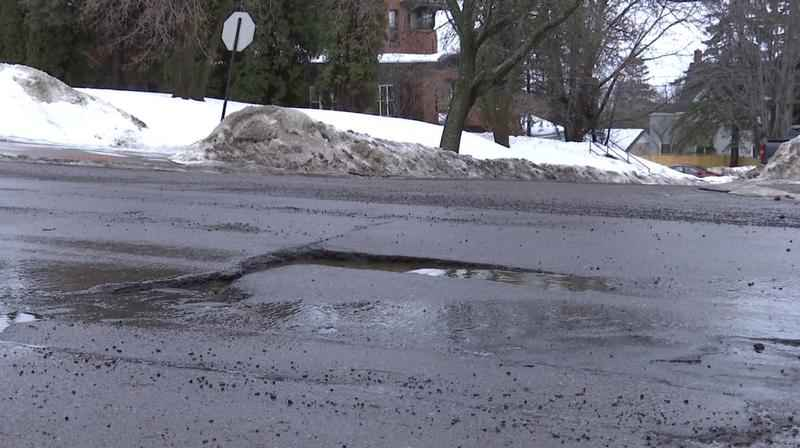
#> input picture dataset_sumber_asli/lubang/117.jpg, 800 x 448 px; its folder holds only this picture in this run
$ python -i seg_core.py   (imports and definitions only)   (older library calls are emulated)
#> lines starting #> are read from the running program, lines starting #| are printed output that depends on the picture
### scripts/bkpm.py
"""bkpm.py - padanan fungsi MATLAB pada modul BKPM Workshop Pengolahan Citra dan Vision
dalam Python (OpenCV + NumPy). Semua tahap pipeline hanya memakai fungsi di sini,
sehingga setiap langkah bisa ditelusuri ke Acara BKPM-nya.

  Acara 5-8   operasi dasar      : rgb2gray, flip, crop (ROI), operasi Boolean AND/OR
  Acara 9-12  image enhancement  : brightness (F+k), imadjust (contrast stretching), histeq
  Acara 13-14 konvolusi          : kernel garis (blur gerak), filter linear
  Acara 15    segmentasi ROI     : crop ROI (kotak / elips)
  Acara 16    background removal : ambang pada kanal RGB / HSV / L*a*b* (Color Thresholder)
  Acara 17    citra biner        : ambang global (T tetap), Otsu (graythresh)
  Acara 18-20 morfologi          : strel, imerode, imdilate, imopen, imclose, imfill
  Acara 22-23 fitur bentuk       : bwlabeln 8-tetangga, area, perimeter, bentuk, circularity
  Acara 25-28 filtering          : medfilt2, imgaussfilt
  Acara 29-32 deteksi tepi       : Sobel (skor kecocokan batas), Canny (kandidat tepi_isi/tekstur)

Catatan: Acara 30 (Prewitt) dan Acara 32 (Roberts) sempat diimplementasikan di modul ini tapi
tidak pernah dipanggil oleh pipeline manapun (seg_core.py hanya memakai Sobel dan Canny), jadi
keduanya dihapus supaya dokumentasi ini sesuai dengan kode yang benar-benar jalan.
"""
import math

import cv2
import numpy as np


# ======================================================================
# Acara 5-6: konversi warna
# ======================================================================
def rgb2gray(bgr):
    return cv2.cvtColor(bgr, cv2.COLOR_BGR2GRAY)


def kanal_warna(bgr):
    """Kanal yang tersedia di Color Thresholder (Acara 16): R G B, S V (HSV), L* a* b* (CIELab).

    Kanal H tidak dipakai untuk pemilihan otomatis karena sifatnya melingkar (merah ada di 0 dan 179)
    sehingga ambang tunggal tidak bermakna. Semua kanal berskala 0-255 (uint8).
    """
    hsv = cv2.cvtColor(bgr, cv2.COLOR_BGR2HSV)
    lab = cv2.cvtColor(bgr, cv2.COLOR_BGR2LAB)
    b, g, r = cv2.split(bgr)
    return {"R": r, "G": g, "B": b, "S": hsv[..., 1], "V": hsv[..., 2],
            "L": lab[..., 0], "a": lab[..., 1], "b": lab[..., 2]}


# ======================================================================
# Acara 9-12: image enhancement
# ======================================================================
def brightness(img, k):
    """F_o = F_i + k (Acara 11)."""
    return cv2.convertScaleAbs(img, alpha=1.0, beta=k)


def imadjust(gray, p_bawah=1.0, p_atas=99.0):
    """Contrast stretching: perlebar sebaran nilai keabuan ke 0-255 (Acara 11)."""
    lo, hi = np.percentile(gray, [p_bawah, p_atas])
    if hi - lo < 1:
        return gray.copy()
    out = (gray.astype(np.float32) - lo) * (255.0 / (hi - lo))
    return np.clip(out, 0, 255).astype(np.uint8)


def histeq(gray):
    """Histogram equalization (Acara 12)."""
    return cv2.equalizeHist(gray)


def enhance_warna(bgr, metode="imadjust"):
    """Terapkan imadjust / histeq pada kecerahan (kanal L*) agar warna tidak bergeser."""
    lab = cv2.cvtColor(bgr, cv2.COLOR_BGR2LAB)
    L = lab[..., 0]
    lab[..., 0] = imadjust(L) if metode == "imadjust" else histeq(L)
    return cv2.cvtColor(lab, cv2.COLOR_LAB2BGR)


# ======================================================================
# Acara 25-28: filtering
# ======================================================================
def medfilt2(img, k=3):
    return cv2.medianBlur(img, k)


def imgaussfilt(img, sigma=1.0):
    """Ukuran jendela mengikuti MATLAB: 2*ceil(2*sigma)+1."""
    k = int(2 * math.ceil(2 * sigma) + 1)
    return cv2.GaussianBlur(img, (k, k), sigma)


# ======================================================================
# Acara 13-14: konvolusi
# ======================================================================
# [10 lines left out: function kernel_gerak, not called in this run]


def konvolusi(img, kernel):
    return cv2.filter2D(img, -1, kernel, borderType=cv2.BORDER_REFLECT)


# ======================================================================
# Acara 17: citra biner
# ======================================================================
def graythresh(gray):
    """Ambang Otsu (0-255) dari citra uint8 atau larik 1-D uint8."""
    g = np.asarray(gray, np.uint8).reshape(-1, 1)
    if g.size < 2 or g.min() == g.max():
        return int(g.min()) if g.size else 128
    t, _ = cv2.threshold(g, 0, 255, cv2.THRESH_BINARY + cv2.THRESH_OTSU)
    return int(t)


# [38 lines left out: functions otsu_float, ambang_lokal, strel, not called in this run]


def _u8(bw):
    return (np.asarray(bw) > 0).astype(np.uint8)


def imerode(bw, se):
    return cv2.erode(_u8(bw), se) > 0


def imdilate(bw, se):
    return cv2.dilate(_u8(bw), se) > 0


def imopen(bw, se):
    """Opening = erosi lalu dilasi: membuang objek kecil/kurus, menghaluskan batas (Acara 19)."""
    return cv2.morphologyEx(_u8(bw), cv2.MORPH_OPEN, se) > 0


def imclose(bw, se):
    """Closing = dilasi lalu erosi: menutup lubang kecil, menyatukan objek berdekatan (Acara 19)."""
    return cv2.morphologyEx(_u8(bw), cv2.MORPH_CLOSE, se) > 0


# [8 lines left out: function imfill, not called in this run]


# ======================================================================
# Operasi Boolean (Acara 8)
# ======================================================================
def bw_and(a, b):
    return np.logical_and(a, b)


def bw_or(a, b):
    return np.logical_or(a, b)


# ======================================================================
# Acara 29, 31: deteksi tepi (hanya metode yang benar-benar dipakai pipeline)
# ======================================================================
def gradien(gray):
    """Besar gradien (float32) dengan operator Sobel (Acara 29). Dipakai di seg_core.py untuk
    skor kecocokan batas (s_fit), bukan untuk membuat mask."""
    g = gray.astype(np.float32)
    gx = cv2.Sobel(g, cv2.CV_32F, 1, 0, ksize=3)
    gy = cv2.Sobel(g, cv2.CV_32F, 0, 1, ksize=3)
    return cv2.magnitude(gx, gy)


def edge(gray):
    """Peta tepi biner Canny (Acara 31): ambang atas = ambang Otsu citra, ambang bawah = setengahnya.
    Dipakai di seg_core.py sebagai dasar kandidat mask tepi_isi/tekstur/hijau_tekstur."""
    hi = max(20, graythresh(gray))
    return cv2.Canny(gray, 0.5 * hi, hi) > 0


# ======================================================================
# Acara 22-23: pelabelan komponen dan fitur bentuk
# ======================================================================
# [13 lines left out: functions bwlabeln, perimeter_batas, not called in this run]


# arah kode rantai 8-tetangga: 0 timur, berlawanan arah jarum jam (Acara 22, Gambar 35a)
ARAH_RANTAI = {(1, 0): 0, (1, -1): 1, (0, -1): 2, (-1, -1): 3, (-1, 0): 4, (-1, 1): 5, (0, 1): 6, (1, 1): 7}


# [18 lines left out: functions kode_rantai, keliling_rantai, not called in this run]


def faktor_bentuk(area, perimeter):
    """bentuk = perimeter^2 / area (Acara 22-23)."""
    return perimeter ** 2 / area if area > 0 else float("nan")


def circularity(area, perimeter):
    """C = 4*pi*area / perimeter^2 (Acara 23); 1 = lingkaran."""
    return 4 * math.pi * area / perimeter ** 2 if perimeter > 0 else float("nan")

### scripts/seg_profil.py
"""seg_profil.py - profil segmentasi tiap kelas.

Satu profil = daftar kandidat yang dicoba + pengetahuan awal (prior) tentang objek: luas relatif,
rasio tinggi/lebar, circularity, dan posisi. Semua angka dipakai hanya untuk MEMBERI SKOR kandidat
(seg_core.skor_kandidat), bukan untuk memaksa hasil. Mengubah profil tidak perlu menyentuh kode inti.

ambang_cek : skor minimal agar hasil dianggap layak (status ok). Dikalibrasi dengan memeriksa overlay yang
             diurutkan menurut skor pada dataset ini; di bawah ambang = perlu_cek (lihat 02b_koreksi_roi.py).

Cara membaca trapesium (a, b, c, d): nilai < a atau > d mendapat skor 0, nilai di b..c mendapat
skor penuh, di antaranya naik/turun linear.

  luas      : luas semua objek / luas gambar
  rasio_tw  : tinggi / lebar kotak pembatas satu objek (orang tinggi >1, mobil lebar <1)
  circ      : circularity = 4*pi*A/P^2 (Acara 23); objek berbatas rumit mendapat nilai kecil
  pusat     : titik acuan posisi titik berat (x, y) relatif; skor turun bila jauh dari titik ini
"""

DASAR = {
    # morfologi (pecahan dari sisi terpendek gambar)
    "buka": 0.010, "tutup": 0.020,
    "min_luas": 0.010,          # komponen < 1% luas gambar (dan < 100 px) dibuang
    "min_rel": 0.10,            # komponen < 10% komponen terbesar dibuang
    "maks_objek": 6,
    # prior
    "luas": (0.02, 0.06, 0.60, 0.95),
    "rasio_tw": (0.3, 0.6, 2.0, 4.0),
    "circ": (0.03, 0.10, 0.90, 1.10),
    "pusat": (0.5, 0.5),
    "bobot": {"fit": 0.15, "sep": 0.35, "luas": 0.15, "pos": 0.05, "bentuk": 0.15, "sentuh": 0.15},
    "penalti_sentuh": True,
    "ambang_sentuh": 0.40,                  # sisi gambar dianggap "tersentuh" bila >40% panjangnya tertutup mask
    "tabel_sentuh": [1.0, 1.0, 0.85, 0.35, 0.0],   # skor untuk 0..4 sisi tersentuh
    "pos_skala": 0.70,                      # jarak titik berat dari titik acuan yang memberi skor 0
    "sep_ref": 1.5,                         # jarak warna/sebaran yang dianggap kontras penuh

    # ROI prior
    "pita": 0.06,                          # lebar pita tepi (latar) sebagai pecahan sisi pendek
    "roi_objek": (0.30, 0.25, 0.70, 0.80),  # kotak pusat yang diasumsikan berisi objek
    "roi_bentuk": "kotak",
    "roi_cadangan": (0.15, 0.10, 0.85, 0.95),
    "penalti_roi": 0.55,                   # skor ROI pusat dikalikan ini supaya hanya jadi cadangan
    # parameter kandidat
    "sigma_tekstur": 0.030, "tutup_tepi": 0.020,
    "ambang_cek": 0.50,
    "kandidat": ["latar_lab", "latar_baris", "latar_kolom", "kanal_terbaik", "kanal_terbaik2", "tepi_isi", "tekstur"],
    "gabung": True, "hull": False,
}


def _profil(**ubah):
    p = dict(DASAR)
    p.update(ubah)
    return p


PROFIL = {
    # Pohon: satu tajuk besar bertekstur, hijau, di tengah; latar langit (biru/putih/abu) dan rumput.
    "pohon": _profil(
        kandidat=["latar_lab", "latar_baris", "kanal_terbaik", "kanal_terbaik2", "tepi_isi", "tekstur", "hijau_tekstur"],
        buka=0.012, tutup=0.030, min_luas=0.03, min_rel=0.30, maks_objek=3,
        luas=(0.06, 0.18, 0.70, 0.97), rasio_tw=(0.35, 0.6, 1.8, 3.0), circ=(0.02, 0.08, 0.90, 1.10),
        pusat=(0.5, 0.5), roi_objek=(0.28, 0.22, 0.72, 0.75), roi_bentuk="elips",
        roi_cadangan=(0.10, 0.05, 0.90, 0.95),
        bobot={"fit": 0.10, "sep": 0.30, "luas": 0.15, "pos": 0.25, "bentuk": 0.10, "sentuh": 0.20, "dasar": 0.35},
        pos_skala=0.45,
        ambang_sentuh=0.30, tabel_sentuh=[1.0, 0.75, 0.40, 0.10, 0.0], ambang_cek=0.85,
    ),
    # Lubang jalan: area gelap/berbeda warna di aspal; bisa banyak; berbentuk gumpalan melebar.
    "lubang": _profil(
        kandidat=["gelap_lokal", "gelap_kecil", "air_cokelat", "gelap_atau_air", "selisih_aspal", "gelap_atau_selisih", "latar_lab", "tepi_isi"],
        buka=0.004, tutup=0.012, min_luas=0.002, min_rel=0.10, maks_objek=6,
        luas=(0.001, 0.004, 0.40, 0.80), rasio_tw=(0.12, 0.25, 1.4, 3.0), circ=(0.04, 0.15, 0.95, 1.10),
        pusat=(0.5, 0.65), roi_objek=(0.25, 0.40, 0.75, 0.95), roi_bentuk="elips",
        roi_cadangan=(0.20, 0.40, 0.80, 0.95), penalti_roi=0.5,
        bobot={"fit": 0.15, "sep": 0.35, "luas": 0.15, "pos": 0.05, "bentuk": 0.20, "sentuh": 0.10},
        gabung=False, zona_aspal=(0.0, 0.30, 1.0, 1.0), batasi_zona=True, blok_lokal=0.25, c_lokal=10, ambang_cek=0.80,
    ),
    # Orang: tegak (tinggi > lebar), pakaian beragam, sering berkelompok; latar ruang/pantai/putih.
    "orang": _profil(
        buka=0.012, tutup=0.020, min_luas=0.015, min_rel=0.12, maks_objek=6,
        luas=(0.03, 0.08, 0.55, 0.95), rasio_tw=(0.7, 1.4, 4.5, 8.0), circ=(0.02, 0.06, 0.45, 0.80),
        pusat=(0.5, 0.55), roi_objek=(0.30, 0.10, 0.70, 0.95), roi_cadangan=(0.20, 0.05, 0.80, 0.98),
        ambang_cek=0.84,
    ),
    # Motor: gabungan motor + pengendara/parkir, bentuk hampir kotak, sering banyak dan rapat.
    "motor": _profil(
        buka=0.010, tutup=0.020, min_luas=0.015, min_rel=0.12, maks_objek=6,
        luas=(0.03, 0.08, 0.70, 0.95), rasio_tw=(0.35, 0.65, 1.7, 3.0), circ=(0.04, 0.10, 0.65, 0.95),
        pusat=(0.5, 0.6), roi_objek=(0.25, 0.25, 0.75, 0.90), roi_cadangan=(0.10, 0.20, 0.90, 0.98),
        zona_aspal=(0.0, 0.22, 1.0, 1.0), batasi_zona=True, ambang_cek=0.88, hull=True,
    ),
    # Mobil: lebar (lebar > tinggi), badan halus berwarna seragam; latar jalan/gedung/pohon.
    "mobil": _profil(
        buka=0.012, tutup=0.020, min_luas=0.015, min_rel=0.12, maks_objek=6,
        luas=(0.03, 0.08, 0.70, 0.95), rasio_tw=(0.25, 0.40, 1.0, 1.8), circ=(0.06, 0.20, 0.85, 1.05),
        pusat=(0.5, 0.58), roi_objek=(0.25, 0.30, 0.75, 0.90), roi_cadangan=(0.08, 0.20, 0.92, 0.98),
        zona_aspal=(0.0, 0.18, 1.0, 1.0), batasi_zona=True, ambang_cek=0.95, hull=True,
    ),
}

### scripts/seg_core.py
"""seg_core.py - inti segmentasi adaptif (hanya teknik BKPM).

Masalah: bentuk pohon, lubang, orang, motor, dan mobil berbeda, dan latar belakangnya bervariasi,
sehingga satu rumus segmentasi tidak cukup. Cara menyelesaikannya mengikuti cara kerja mahasiswa di
BKPM Acara 16 (Color Thresholder): mencoba beberapa kanal/ambang sampai hasilnya bagus. Di sini
percobaan itu dilakukan otomatis untuk setiap gambar:

  1. PRAPROSES      median + Gaussian (Acara 25-28), contrast stretching / histeq (Acara 11-12)
  2. KANDIDAT MASK  beberapa cara pemisahan objek-latar (semuanya teknik BKPM):
        latar_lab      jarak warna L*a*b* dari referensi latar di pita tepi gambar (Acara 16)
        kanal_terbaik  kanal RGB/HSV/Lab yang paling memisahkan ROI pusat dari pita tepi + Otsu (16-17)
        tepi_isi       tepi Canny -> closing -> imfill (Acara 18-19, 29-32)
        tekstur        kepadatan tepi -> Otsu -> closing -> imfill (untuk objek berdaun/bertekstur)
        hijau          kanal a* Lab sisi hijau (Acara 16), dengan/tanpa tekstur (khusus pohon)
        gelap_lokal    ambang adaptif lokal pada citra keabuan (Acara 17), (khusus lubang)
        selisih_aspal  jarak warna Lab dari warna aspal (khusus lubang)
        fusi           suara terbanyak 2 dari 3 kandidat terbaik (operasi Boolean, Acara 8)
        roi_pusat      kotak/elips ROI di tengah (Acara 15) - cadangan terakhir
        air_cokelat    kanal b* Lab sisi kuning-cokelat di zona jalan (genangan air pada lubang)
  3. PASCA-PROSES   imopen, imclose, imfill, bwlabeln 8-tetangga, saring luas (Acara 18-19, 23)
  4. PEMILIHAN      setiap kandidat diberi skor: kecocokan batas dengan tepi Sobel, luas, posisi,
                    bentuk (circularity, rasio aspek), dan penyentuhan tepi gambar. Kandidat dengan
                    skor tertinggi dipakai. Bobot dan batas per kelas ada di seg_profil.py.
"""
import cv2
import numpy as np

import bkpm
from seg_profil import PROFIL

SD_HOMOGEN = 24.0         # pita tepi dianggap "latar" bila sebaran warnanya (Lab) kecil


# ======================================================================
# 1. PRAPROSES
# ======================================================================
def praproses(bgr):
    """Kembalikan dict citra kerja. `kontras` = citra yang dipakai semua kandidat."""
    halus = bkpm.imgaussfilt(bkpm.medfilt2(bgr, 3), 1.0)
    lab = cv2.cvtColor(halus, cv2.COLOR_BGR2LAB)
    p1, p99 = np.percentile(lab[..., 0], [1, 99])
    metode = "histeq" if (p99 - p1) < 110 else "imadjust"      # histogram sempit -> histeq
    kontras = bkpm.enhance_warna(halus, metode)
    gray = bkpm.rgb2gray(kontras)
    return {
        "halus": halus, "kontras": kontras, "gray": gray, "metode_kontras": metode,
        "lab": cv2.cvtColor(kontras, cv2.COLOR_BGR2LAB).astype(np.float32),
        "kanal": bkpm.kanal_warna(kontras),
        "grad": bkpm.gradien(gray),
        "tepi": bkpm.edge(gray),
    }


# ======================================================================
# ROI prior: pita tepi (latar) dan kotak pusat (objek)
# ======================================================================
# [92 lines left out: functions pita_tepi, roi_kotak, roi_elips, kand_latar_lab, kand_kanal_terbaik, kand_latar_garis and 1 more, not called in this run]


def peta_tekstur(P, sigma):
    dens = bkpm.imgaussfilt(P["tepi"].astype(np.float32), sigma)
    return dens > bkpm.otsu_float(dens)


def kand_tekstur(P, sigma, r_tutup):
    m = bkpm.imclose(peta_tekstur(P, sigma), bkpm.strel("disk", r_tutup))
    return bkpm.imfill(m)


# [8 lines left out: function kand_hijau, not called in this run]


def kand_gelap_lokal(P, ukuran, c):
    return bkpm.ambang_lokal(P["gray"], ukuran, c)


# [40 lines left out: functions kand_selisih_aspal, kand_air, pohon_perbaiki, not called in this run]


def kand_roi_pusat(h, w, prof):
    f = prof["roi_cadangan"]
    return roi_elips(h, w, f) if prof["roi_bentuk"] == "elips" else roi_kotak(h, w, f)


# ======================================================================
# 3. PASCA-PROSES: morfologi + bwlabeln + saring luas
# ======================================================================
# [259 lines left out: functions pasca, _trapesium, skor_kandidat, segmentasi_gambar, not called in this run]

>>> import cv2
>>> picture = cv2.imread('../dataset_sumber_asli/lubang/117.jpg')
#> picture is the input picture: shape (448, 800, 3); mean B, G, R 126.6, 114.7, 114
>>> result = praproses(picture)
#> in imgaussfilt, `k = int(2 * math.ceil(2 * sigma) + 1)`: k = 5
#> in praproses, `p1, p99 = np.percentile(lab[..., 0], [1, 99])`: p1 = 37; p99 = 255
#> in praproses, `metode = "histeq" if (p99 - p1) < 110 else "imadjust"`: metode = 'imadjust'
#> in enhance_warna, `L = lab[..., 0]`:
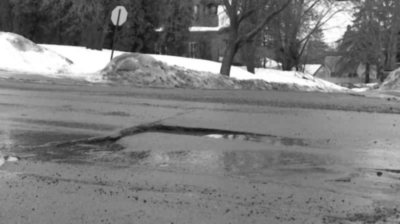
#> L: shape (448, 800) (shown at 1/2 size); min 16, max 255, mean 122.7
#> in imadjust, `lo, hi = np.percentile(gray, [p_bawah, p_atas])`: lo = 37; hi = 255
#> in imadjust, `return np.clip(out, 0, 255).astype(np.uint8)`:
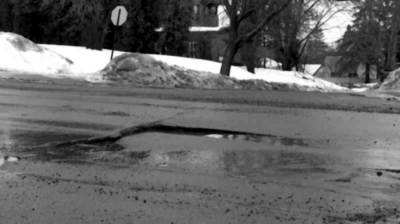
#> returned value: shape (448, 800) (shown at 1/2 size); min 0, max 255, mean 99.9
#> in gradien, `gx = cv2.Sobel(g, cv2.CV_32F, 1, 0, ksize=3)`:
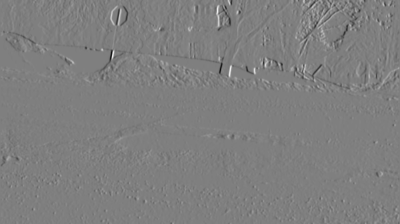
#> gx: shape (448, 800) float32 (shown at 1/2 size); min -610, max 612, mean -0.3; drawn with min black and max white
#> in gradien, `gy = cv2.Sobel(g, cv2.CV_32F, 0, 1, ksize=3)`:
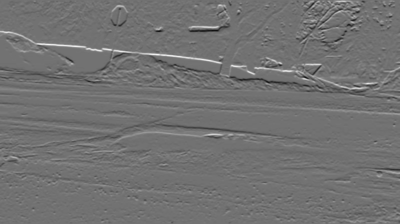
#> gy: shape (448, 800) float32 (shown at 1/2 size); min -503, max 622, mean 0.7; drawn with min black and max white
#> in gradien, `return cv2.magnitude(gx, gy)`:
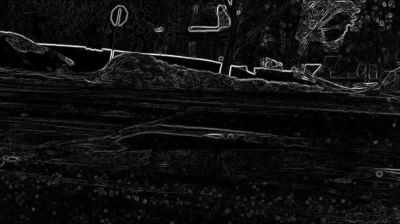
#> returned value: shape (448, 800) float32 (shown at 1/2 size); min 0, max 622.6, mean 40.2; drawn with min black and max white
#> in graythresh, `t, _ = cv2.threshold(g, 0, 255, cv2.THRESH_BINARY + cv2.THRESH_OTSU)`: t = 150
#> in edge, `return cv2.Canny(gray, 0.5 * hi, hi) > 0`:
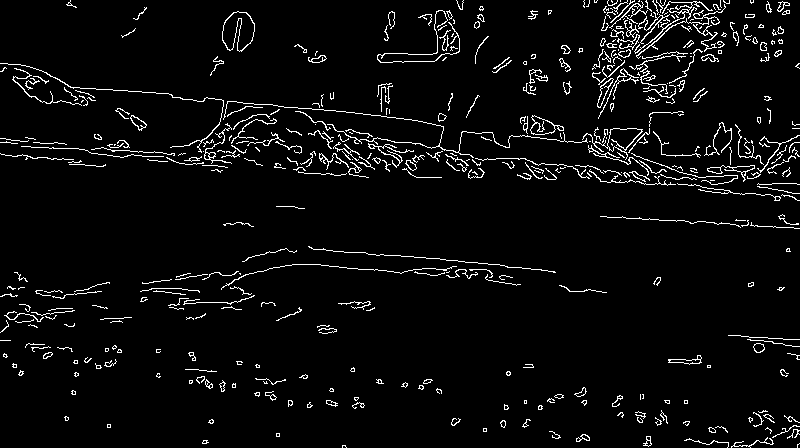
#> returned value: shape (448, 800) bool; 4.5% white in thin lines or dots
#> result = 8 items

$ run again, on dataset_sumber_asli/lubang/120.jpg
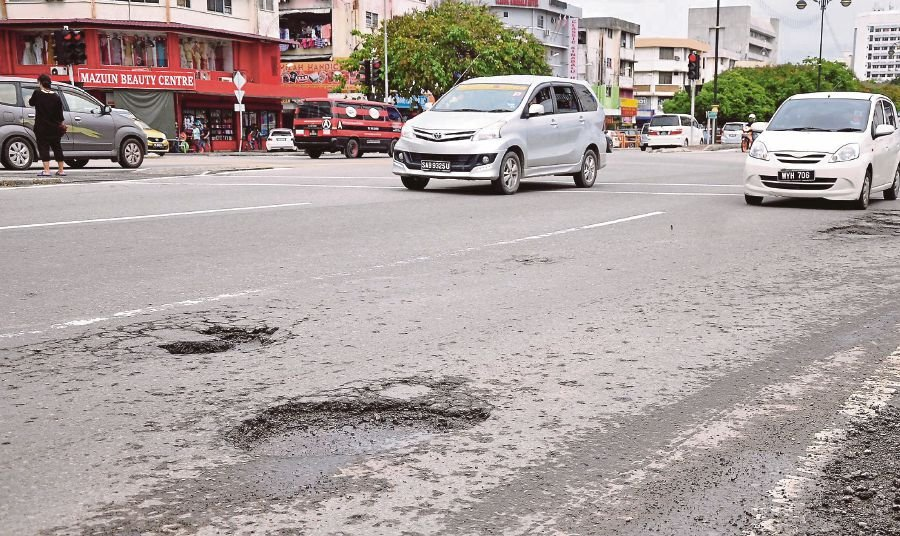
#> input picture dataset_sumber_asli/lubang/120.jpg, 900 x 536 px
#> picture is the input picture: shape (536, 900, 3); mean B, G, R 158.4, 160.9, 171.5
#> k = 5
#> p1 = 27; p99 = 245
#> metode = 'imadjust'
#> in enhance_warna, `L = lab[..., 0]`:
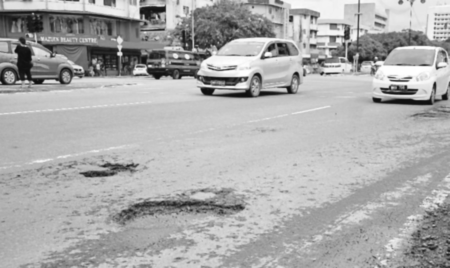
#> L: shape (536, 900) (shown at 1/2 size); min 14, max 255, mean 170.7
#> in imadjust, `lo, hi = np.percentile(gray, [p_bawah, p_atas])`: lo = 27; hi = 245
#> hsv: shape (536, 900, 3); mean H, S, V 40.8, 33.4, 170.6
#> t = 129
#> in edge, `return cv2.Canny(gray, 0.5 * hi, hi) > 0`:
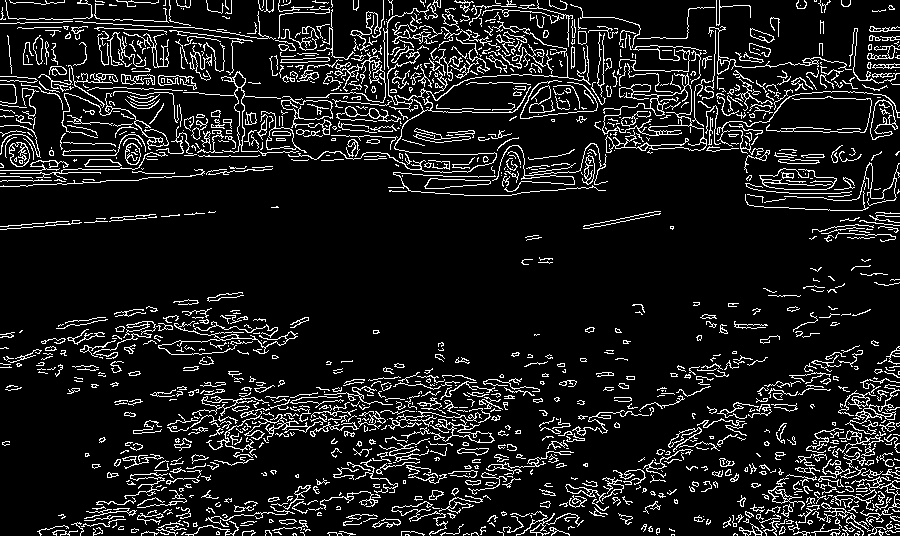
#> returned value: shape (536, 900) bool; 10.9% white in thin lines or dots
#> result = 8 items
